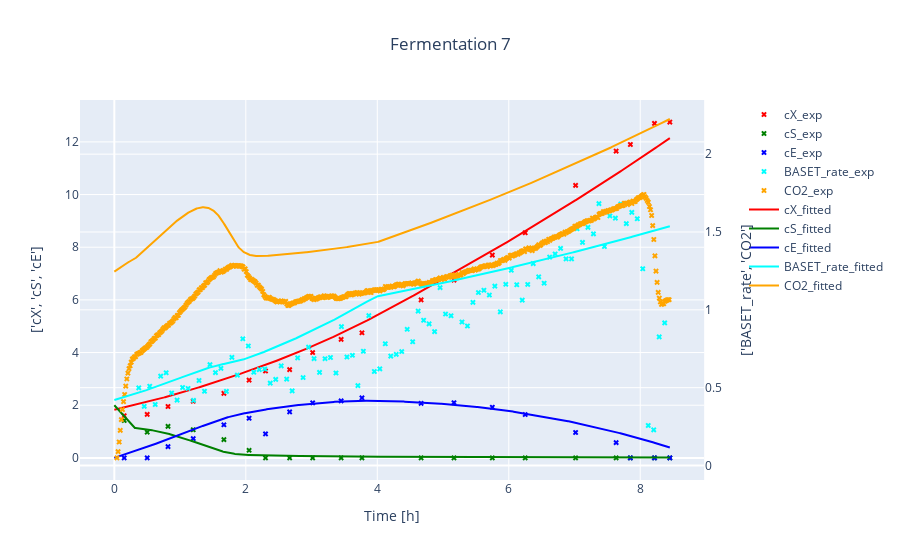

The code cell stored with this chart in its notebook:
### Code cell
#simulate one single experiment in combination with its simulation (with estimated params)
# Data should be given either as an Experiment, a pd.DataFrame or as a list or dict with pd.DataFrame objects
a = Experiment(path, "F7")
o = yeast.simulate(a)          #max_step =10, method = "BDF", rtol = 10
visualize(a, o, suffix_1 = "_exp", suffix_2 = "_fitted", title = "Fermentation 7")

### Figure 1 — Plotly figure (JSON) as saved in the notebook; plotly's stock layout.template omitted (floating-point values rounded to 4 significant figures; data arrays with more than 128 entries replaced by an {"elided": "..."} marker saying what was removed)
{"data": [{"marker": {"color": "red", "size": 5, "symbol": "x"}, "mode": "markers", "name": "cX_exp", "type": "scatter", "x": [0, 0.15, 0.5, 0.8167, 1.2, 1.667, 2.05, 2.3, 2.667, 3.017, 3.45, 3.767, 4.667, 5.167, 5.75, 6.25, 7.017, 7.633, 7.85, 8.217, 8.45], "xaxis": "x", "y": [null, 1.6, 1.65, 1.95, 2.15, 2.45, 2.95, 3.3, 3.35, 4, 4.5, 4.75, 6, 6.75, 7.7, 8.55, 10.35, 11.65, 11.9, 12.7, 12.75], "yaxis": "y"}, {"marker": {"color": "green", "size": 5, "symbol": "x"}, "mode": "markers", "name": "cS_exp", "type": "scatter", "x": [0, 0.15, 0.5, 0.8167, 1.2, 1.667, 2.05, 2.3, 2.667, 3.017, 3.45, 3.767, 4.667, 5.167, 5.75, 6.25, 7.017, 7.633, 7.85, 8.217, 8.45], "xaxis": "x", "y": [null, 1.419, 0.9746, 1.198, 1.068, 0.6934, 0.2877, 0, 0, 0, 0, 0, 0, 0, 0, 0, 0, 0, 0, 0, 0], "yaxis": "y"}, {"marker": {"color": "blue", "size": 5, "symbol": "x"}, "mode": "markers", "name": "cE_exp", "type": "scatter", "x": [0, 0.15, 0.5, 0.8167, 1.2, 1.667, 2.05, 2.3, 2.667, 3.017, 3.45, 3.767, 4.667, 5.167, 5.75, 6.25, 7.017, 7.633, 7.85, 8.217, 8.45], "xaxis": "x", "y": [null, 0, 0, 0.428, 0.7334, 1.257, 1.504, 0.9111, 1.747, 2.091, 2.164, 2.277, 2.069, 2.095, 1.923, 1.645, 0.9623, 0.5794, 0, 0, 0], "yaxis": "y"}, {"marker": {"color": "cyan", "size": 5, "symbol": "x"}, "mode": "markers", "name": "BASET_rate_exp", "type": "scatter", "x": [0.03833, 0.1217, 0.205, 0.2883, 0.3717, 0.455, 0.5383, 0.6217, 0.705, 0.7883, 0.8717, 0.955, 1.038, 1.122, 1.205, 1.288, 1.372, 1.455, 1.538, 1.622, 1.705, 1.788, 1.872, 1.955, 2.038, 2.122, 2.205, 2.288, 2.372, 2.455, 2.538, 2.622, 2.705, 2.788, 2.872, 2.955, 3.038, 3.122, 3.205, 3.288, 3.372, 3.455, 3.538, 3.622, 3.705, 3.788, 3.872, 3.955, 4.038, 4.122, 4.205, 4.288, 4.372, 4.455, 4.538, 4.622, 4.705, 4.788, 4.872, 4.955, 5.038, 5.122, 5.205, 5.288, 5.372, 5.455, 5.538, 5.622, 5.705, 5.788, 5.872, 5.955, 6.038, 6.122, 6.205, 6.288, 6.372, 6.455, 6.538, 6.622, 6.705, 6.788, 6.872, 6.955, 7.038, 7.122, 7.205, 7.288, 7.372, 7.455, 7.538, 7.622, 7.705, 7.788, 7.872, 7.955, 8.038, 8.122, 8.205, 8.288, 8.372], "xaxis": "x", "y": [null, null, null, null, 0.499, 0.38, 0.509, 0.392, 0.574, 0.596, 0.466, 0.42, 0.501, 0.495, 0.418, 0.546, 0.477, 0.648, 0.597, 0.624, 0.476, 0.695, 0.581, 0.814, 0.768, 0.599, 0.616, 0.62, 0.529, 0.553, 0.64, 0.555, 0.479, 0.691, 0.565, 0.76, 0.687, 0.598, 0.686, 0.694, 0.594, 0.892, 0.697, 0.708, 0.513, 0.734, 0.963, 0.604, 0.621, 0.782, 0.703, 0.714, 0.732, 0.875, 0.795, 0.992, 0.933, 0.91, 0.86, 1.143, 0.973, 0.962, 1.205, 0.922, 0.896, 1.048, 1.111, 1.126, 1.095, 1.152, 0.987, 1.164, 1.254, 1.161, 1.062, 1.163, 1.297, 1.212, 1.171, 1.339, 1.359, 1.395, 1.327, 1.327, 1.521, 1.433, 1.53, 1.488, 1.682, 1.407, 1.603, 1.589, 1.68, 1.554, 1.626, 1.585, 1.264, 0.257, 0.229, 0.826, 0.916], "yaxis": "y2"}, {"marker": {"color": "orange", "size": 5, "symbol": "x"}, "mode": "markers", "name": "CO2_exp", "type": "scatter", "x": {"elided": "505 float values"}, "xaxis": "x", "y": {"elided": "505 float values"}, "yaxis": "y2"}, {"marker": {"color": "red", "size": 5, "symbol": "x"}, "mode": "lines", "name": "cX_fitted", "type": "scatter", "x": {"elided": "1000 float values"}, "xaxis": "x", "y": {"elided": "1000 float values"}, "yaxis": "y"}, {"marker": {"color": "green", "size": 5, "symbol": "x"}, "mode": "lines", "name": "cS_fitted", "type": "scatter", "x": {"elided": "1000 float values"}, "xaxis": "x", "y": {"elided": "1000 float values"}, "yaxis": "y"}, {"marker": {"color": "blue", "size": 5, "symbol": "x"}, "mode": "lines", "name": "cE_fitted", "type": "scatter", "x": {"elided": "1000 float values"}, "xaxis": "x", "y": {"elided": "1000 float values"}, "yaxis": "y"}, {"marker": {"color": "cyan", "size": 5, "symbol": "x"}, "mode": "lines", "name": "BASET_rate_fitted", "type": "scatter", "x": {"elided": "1000 float values"}, "xaxis": "x", "y": {"elided": "1000 float values"}, "yaxis": "y2"}, {"marker": {"color": "orange", "size": 5, "symbol": "x"}, "mode": "lines", "name": "CO2_fitted", "type": "scatter", "x": {"elided": "1000 float values"}, "xaxis": "x", "y": {"elided": "1000 float values"}, "yaxis": "y2"}], "layout": {"legend": {"x": 1}, "title": {"text": "Fermentation 7", "x": 0.5}, "xaxis": {"anchor": "y", "domain": [0, 0.94], "title": {"text": "Time [h]"}}, "yaxis": {"anchor": "x", "domain": [0, 1], "title": {"standoff": 20, "text": "['cX', 'cS', 'cE']"}}, "yaxis2": {"anchor": "x", "overlaying": "y", "side": "right", "title": {"standoff": 20, "text": "['BASET_rate', 'CO2']"}}}}
